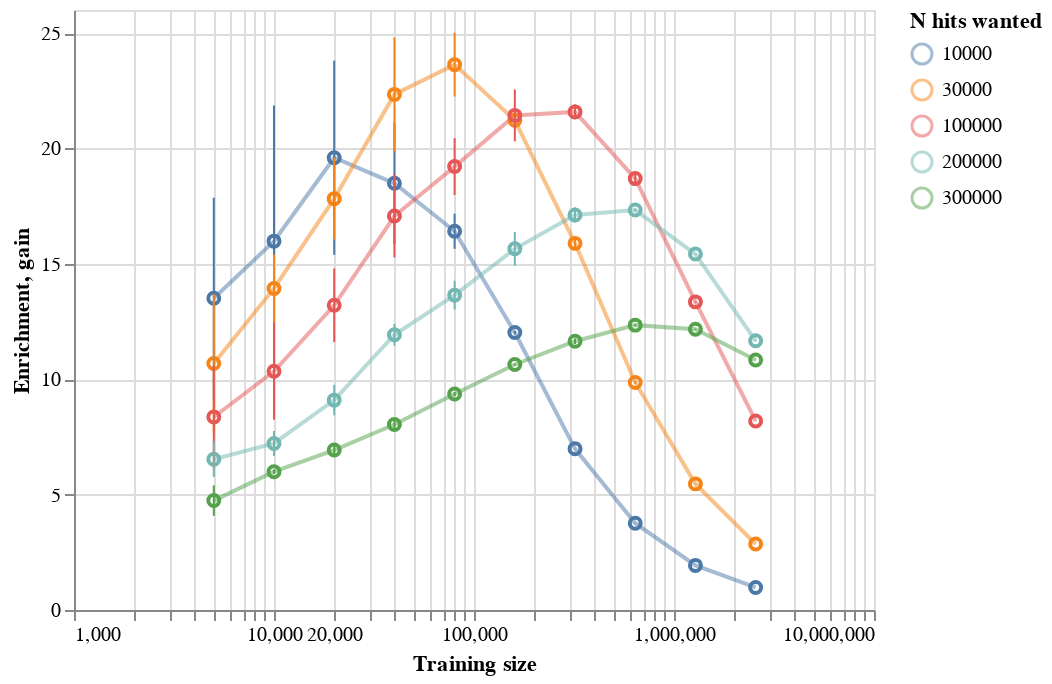

The cell this chart's notebook holds for it:
### Code cell
line = alt.Chart(df).mark_line(color='black',size=2,opacity=0.5).encode(
  x=alt.X('Training size:Q', scale=alt.Scale(type='log')),
  y=alt.Y('gain',aggregate='mean',title='Enrichment'),
    color=alt.Color('N hits wanted:N')
)
pts = alt.Chart(df).mark_point().encode(
  x=alt.X('Training size:Q'),
  y=alt.Y('gain',aggregate='mean',),
    color=alt.Color('N hits wanted:N')
)

error_bars = alt.Chart(df).mark_errorbar(extent='stdev').encode(
  x=alt.X('Training size:Q',),
  y=alt.Y('gain', aggregate='mean'),
    color=alt.Color('N hits wanted:N')
)
#pts
line+pts+error_bars

### Figure 1 — Vega-Lite specification as saved in the notebook (floating-point values rounded to 4 significant figures; data arrays with more than 128 entries replaced by an {"elided": "..."} marker saying what was removed)
{"config": {"view": {"continuousWidth": 400, "continuousHeight": 300}}, "layer": [{"mark": {"type": "line", "color": "black", "opacity": 0.5, "size": 2}, "encoding": {"color": {"type": "nominal", "field": "N hits wanted"}, "x": {"type": "quantitative", "field": "Training size", "scale": {"type": "log"}}, "y": {"type": "quantitative", "aggregate": "mean", "field": "gain", "title": "Enrichment"}}}, {"mark": "point", "encoding": {"color": {"type": "nominal", "field": "N hits wanted"}, "x": {"type": "quantitative", "field": "Training size"}, "y": {"type": "quantitative", "aggregate": "mean", "field": "gain"}}}, {"mark": {"type": "errorbar", "extent": "stdev"}, "encoding": {"color": {"type": "nominal", "field": "N hits wanted"}, "x": {"type": "quantitative", "field": "Training size"}, "y": {"type": "quantitative", "aggregate": "mean", "field": "gain"}}}], "data": {"name": "data-cc105c07098f86cabadbc707cfc40725"}, "$schema": "https://vega.github.io/schema/vega-lite/v4.8.1.json", "datasets": {"data-cc105c07098f86cabadbc707cfc40725": {"elided": "147 records"}}}
